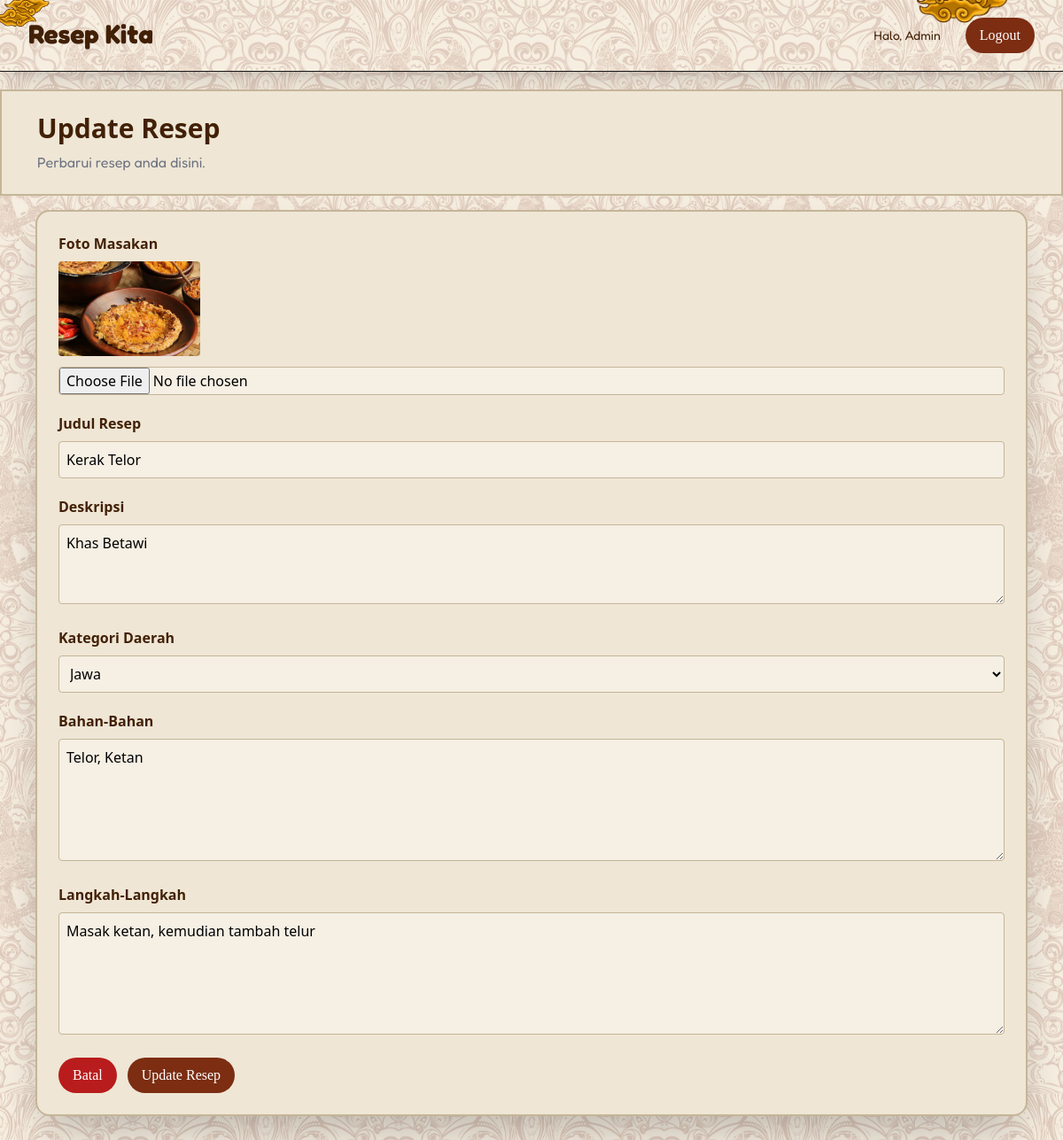
Page /update.php?id=3 (signed in) on the earlier database version.
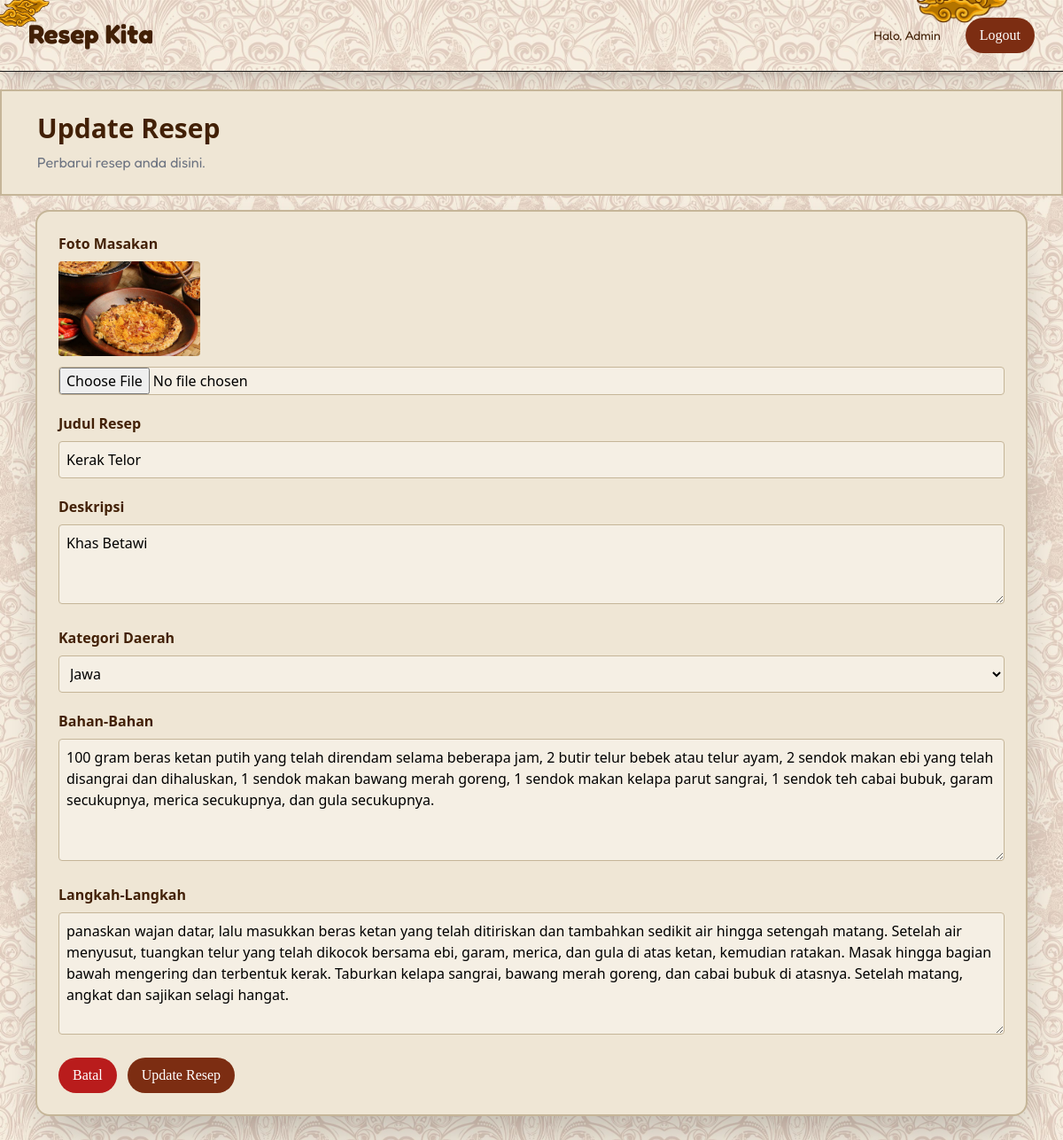
Same page on the later database version.
### tables this page shows
CREATE TABLE `resep` (
  `id_resep` int NOT NULL,
  `id` int NOT NULL,
  `judul` varchar(255) NOT NULL,
  `deskripsi` text,
  `kategori_daerah` enum('Jawa','Sumatera','Kalimantan','Sulawesi','Papua','Bali','Nusa Tenggara','Maluku','Lainnya') NOT NULL,
  `foto` varchar(255) NOT NULL,
  `bahan` text NOT NULL,
  `langkah` text NOT NULL,
  `created_at` timestamp NULL DEFAULT CURRENT_TIMESTAMP
);

### update.php (the view, shortened to what this page needs)
<?php
include 'koneksi.php';
$id_resep = $_GET['id'];
$query = "SELECT * FROM resep WHERE id_resep = ?";
$stmt = $koneksi->prepare($query);
$stmt->bind_param("i", $id_resep);
$stmt->execute();
$result = $stmt->get_result();
$data = $result->fetch_assoc();
?>
<!DOCTYPE html>
<html lang="en">
<head>
    <script src="https://cdn.tailwindcss.com"></script>
</head>
<body class=" bg-center bg-repeat bg-[length:300px_auto]" style="background-image: url('assets/navbg.jpg')">
    <nav
        class="flex justify-between  z-100 w-full mx-auto rounded- shadow-xl py-5 px-8 border-b border-neutral-900 bg-repeat bg-[length:300px_auto]"
        style="background-image: url('assets/navbg.jpg')">
        <img src="assets/mega1.png" alt="" class="absolute right-20 -top-6 w-17 h-12 scale-150 z-100">
        <img src="assets/mega3.png" alt="" class="absolute -left-3 -top-3 w-17 h-12 scale-160 z-100">
        <div>
            <a href="index.php"
                class="font-bold font-[fredoka] text-3xl text-yellow-950">
                Resep Kita
            </a>
        </div>
        <div class="flex items-center gap-7  ">
            <span class="font-[Fredoka] text-sm text-yellow-950">
                Halo,
                <?= htmlspecialchars($_SESSION['username']); ?>
            </span>
            <a href="logout.php"
                class="bg-orange-900 text-white px-4 py-2 rounded-full hover:scale-110 hover:bg-yellow-900 font-[Merryweather] duration-300">
                Logout
            </a>
        </div>
    </nav>
    <section class=" mt-5 px-10 py-6 bg-[#EFE6D5] mb-4 border-2 border-[#c5b598] ">
        <h1 class="text-3xl font-bold text-yellow-950 font-[Playfair Display]">
            Update Resep
        </h1>
        <p class="text-gray-500 mt-2 font-[Fredoka]">
            Perbarui resep anda disini.
        </p>
    </section>
    <section class="mx-10 mb-10 bg-[#EFE6D5] shadow-2xl rounded-2xl border-2 border-[#c5b598] p-6">
        <form action="" method="POST" enctype="multipart/form-data" class="flex flex-col gap-5" onsubmit="return validasi()">
            <div>
                <label class="block mb-2 font-semibold text-yellow-950">
                    Foto Masakan
                </label>
                <img
                    src="uploads/<?= $data['foto']; ?>"
                    class="w-40 rounded mb-3">
                <input
                    type="file"
                    id="foto"
                    name="foto"
                    accept="image/*"
                    class="w-full border border-[#c5b598] bg-[#F5EFE4] rounded">
            </div>
            <div>
                <label class="block mb-2 font-semibold text-yellow-950">
                    Judul Resep
                </label>
                <input
                    type="text"
                    name="judul"
                    id="judul"
                    value="<?= htmlspecialchars($data['judul']); ?>"
                    class="w-full border border-[#c5b598] bg-[#F5EFE4] rounded p-2">
            </div>
            <div>
                <label class="block mb-2 font-semibold text-yellow-950">
                    Deskripsi
                </label>
                <textarea
                    name="deskripsi"
                    rows="3"
                    id="deskripsi"
                    placeholder="Ceritakan tentang resep anda..."
                    class="w-full border border-[#c5b598] bg-[#F5EFE4] rounded p-2"><?= htmlspecialchars($data['deskripsi']); ?></textarea>
            </div>
            <div>
                <label class="block mb-2 font-semibold text-yellow-950">
                    Kategori Daerah
                </label>
                <select
                    name="kategori_daerah"
                    id="kategori_daerah"
                    class="w-full border border-[#c5b598] bg-[#F5EFE4] rounded p-2">
                    <option value="Jawa" <?= ($data['kategori_daerah'] == 'Jawa') ? 'selected' : ''; ?>>Jawa</option>
                </select>
            </div>
            <div>
                <label class="block mb-2 font-semibold text-yellow-950">
                    Bahan-Bahan
                </label>
                <textarea
                    name="bahan"
                    id="bahan"
                    rows="5"
                    required
                    class="w-full border border-[#c5b598] bg-[#F5EFE4] rounded p-2"><?= htmlspecialchars($data['bahan']); ?></textarea>
            </div>
            <div>
                <label class="block mb-2 font-semibold text-yellow-950">
                    Langkah-Langkah
                </label>
                <textarea
                    name="langkah"
                    id="langkah"
                    rows="5"
                    required
                    class="w-full border border-[#c5b598] bg-[#F5EFE4] rounded p-2"><?= htmlspecialchars($data['langkah']); ?></textarea>
            </div>
            <div class="flex items-center gap-3">
                <a href="index.php"
                    class="bg-red-700 text-white px-4 py-2 rounded-full hover:scale-110 hover:bg-red-900 font-[Merryweather] duration-300">
                    Batal
                </a>
                <button
                    type="submit"
                    name="update"
                    class="bg-orange-900 text-white px-4 py-2 rounded-full hover:scale-110 hover:bg-yellow-900 font-[Merryweather] duration-300">
                    Update Resep
                </button>
            </div>
        </form>
    </section>
</body>
</html>

Differences in the rows shown:
changed resep "Kerak Telor": bahan "Telor, Ketan" → "100 gram beras ketan putih yang telah direndam selama beberapa jam, 2 butir telur bebek atau telur ayam, 2 sendok makan ebi yang telah disangrai dan dihaluskan, 1 sendok makan bawang merah goreng, 1 sendok makan kelapa parut sangrai, 1 sendok teh cabai bubuk, garam secukupnya, merica secukupnya, dan gula secukupnya."; langkah "Masak ketan, kemudian tambah telur" → "panaskan wajan datar, lalu masukkan beras ketan yang telah ditiriskan dan tambahkan sedikit air hingga setengah matang. Setelah air menyusut, tuangkan telur yang telah dikocok bersama ebi, garam, merica, dan gula di atas ketan, kemudian ratakan. Masak hingga bagian bawah mengering dan terbentuk kerak. Taburkan kelapa sangrai, bawang merah goreng, dan cabai bubuk di atasnya. Setelah matang, angkat dan sajikan selagi hangat."
